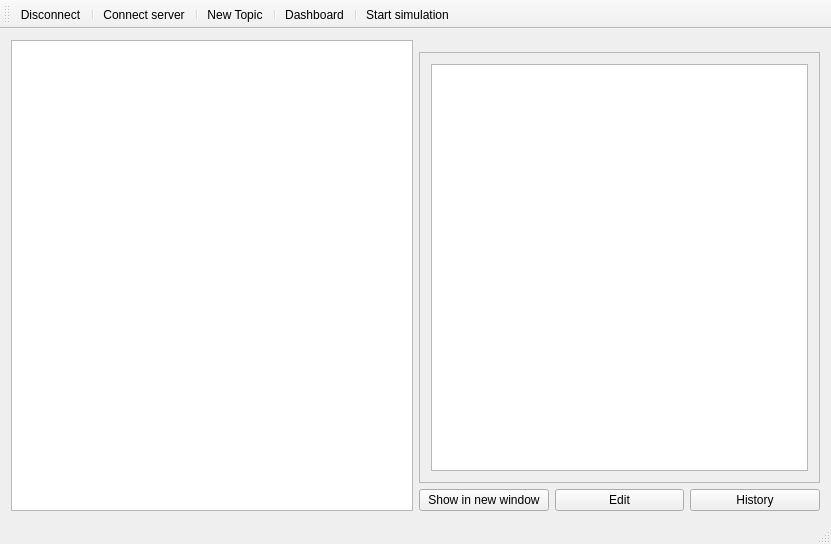
<?xml version="1.0" encoding="UTF-8"?>
<ui version="4.0">
 <class>MainWindow</class>
 <widget class="QMainWindow" name="MainWindow">
  <property name="geometry">
   <rect>
    <x>0</x>
    <y>0</y>
    <width>831</width>
    <height>544</height>
   </rect>
  </property>
  <property name="windowTitle">
   <string>MainWindow</string>
  </property>
  <widget class="QWidget" name="centralWidget">
   <layout class="QGridLayout" name="gridLayout_2">
    <item row="2" column="5">
     <widget class="QScrollArea" name="scrollArea">
      <property name="widgetResizable">
       <bool>true</bool>
      </property>
      <widget class="QWidget" name="Scroll">
       <property name="geometry">
        <rect>
         <x>0</x>
         <y>0</y>
         <width>401</width>
         <height>431</height>
        </rect>
       </property>
       <layout class="QGridLayout" name="gridLayout">
        <item row="0" column="0">
         <widget class="QTextBrowser" name="TopicTextView"/>
        </item>
       </layout>
      </widget>
     </widget>
    </item>
    <item row="3" column="5">
     <layout class="QHBoxLayout" name="horizontalLayout">
      <item>
       <widget class="QPushButton" name="TopicShowInNewWindow">
        <property name="styleSheet">
         <string notr="true">QPushButton:pressed{
	background-color: #00FF00;
}</string>
        </property>
        <property name="text">
         <string>Show in new window</string>
        </property>
       </widget>
      </item>
      <item>
       <widget class="QPushButton" name="TopicEdit">
        <property name="styleSheet">
         <string notr="true">QPushButton:pressed{
	background-color: #00FF00;
}</string>
        </property>
        <property name="text">
         <string>Edit</string>
        </property>
       </widget>
      </item>
      <item>
       <widget class="QPushButton" name="TopicHistory">
        <property name="styleSheet">
         <string notr="true">QPushButton:pressed{
	background-color: #00FF00;
}</string>
        </property>
        <property name="text">
         <string>History</string>
        </property>
       </widget>
      </item>
     </layout>
    </item>
    <item row="0" column="2" rowspan="4">
     <widget class="QTreeView" name="TreeView">
      <property name="editTriggers">
       <set>QAbstractItemView::EditKeyPressed</set>
      </property>
      <attribute name="headerVisible">
       <bool>false</bool>
      </attribute>
     </widget>
    </item>
   </layout>
  </widget>
  <widget class="QStatusBar" name="statusBar"/>
  <widget class="QToolBar" name="toolBar">
   <property name="windowTitle">
    <string>toolBar</string>
   </property>
   <attribute name="toolBarArea">
    <enum>TopToolBarArea</enum>
   </attribute>
   <attribute name="toolBarBreak">
    <bool>false</bool>
   </attribute>
   <addaction name="actionDisconnect"/>
   <addaction name="separator"/>
   <addaction name="actionConnect_server"/>
   <addaction name="separator"/>
   <addaction name="actionNew_Topic"/>
   <addaction name="separator"/>
   <addaction name="actionDashboard"/>
   <addaction name="separator"/>
   <addaction name="actionSimulate"/>
  </widget>
  <action name="actionConnect_server">
   <property name="text">
    <string>Connect server</string>
   </property>
  </action>
  <action name="actionNew_Topic">
   <property name="checkable">
    <bool>false</bool>
   </property>
   <property name="text">
    <string>New Topic</string>
   </property>
  </action>
  <action name="actionDashboard">
   <property name="text">
    <string>Dashboard</string>
   </property>
  </action>
  <action name="actionDisconnect">
   <property name="text">
    <string>Disconnect</string>
   </property>
  </action>
  <action name="actionSimulate">
   <property name="text">
    <string>Start simulation</string>
   </property>
  </action>
 </widget>
 <layoutdefault spacing="6" margin="11"/>
 <resources/>
 <connections/>
</ui>
